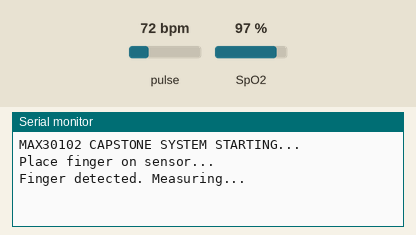
Bench run of a sketch on a simulated Arduino Uno, built with avr-gcc and run on an emulated ATmega328P. Parts: the last lines printed to the serial monitor. The test bench sets the inputs (shaded band); at power-on: pulse 72 bpm, SpO2 97 %.

Above: at 1.2 s.
1.3 s: pulse set to 46 bpm
At 4.4 s:
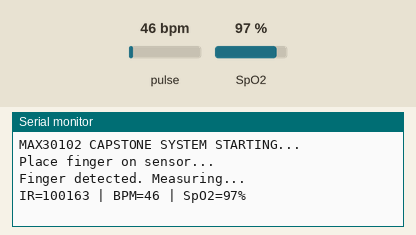
6.5 s: pulse set to 43 bpm
At 7.8 s:
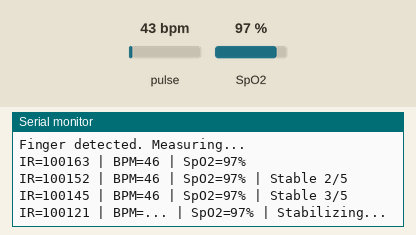
9.5 s: SpO2 set to 86 %
At 10.8 s:
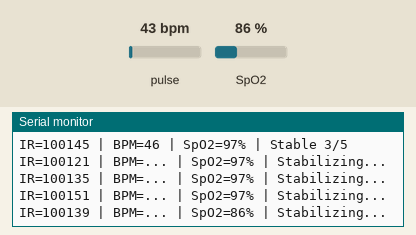
11.0 s: SpO2 set to 83 %
At 11.8 s:
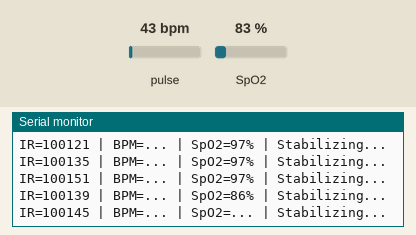
Timing chart, 0 to 14.0 s (numbered marks = the images above; inputs shaded):
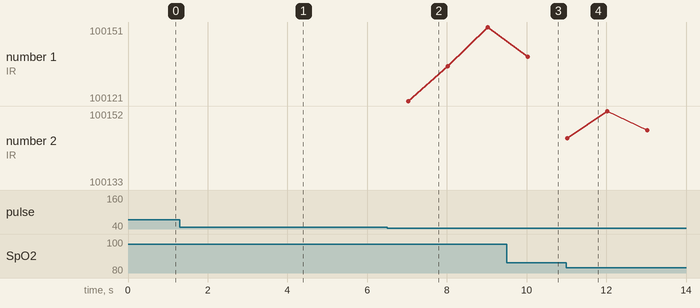

Measured:
- the behaviour switches between 45 and 44 bpm on pulse (found by bisection; images 1 and 2)
- the behaviour switches between 85 and 84 % on SpO2 (found by bisection; images 3 and 4)
- after the input at 1.3 s, the serial monitor: prints a new line after 2.7 s (image 1)
- after the input at 6.5 s, the serial monitor: prints a new line after 0.53 s (image 2)
- after the input at 9.5 s, the serial monitor: prints a new line after 0.53 s (image 3)
- after the input at 11.0 s, the serial monitor: prints a new line at once (image 4)

The sketch:

Health-kiosk.ino
```cpp
#include <Wire.h>

#include "MAX30105.h"

#include "spo2_algorithm.h"


MAX30105 particleSensor;


// ================= CONFIG =================

const int SAMPLE_COUNT = 100;

const int NEW_SAMPLES = 25;


const long FINGER_THRESHOLD = 2000;  // IMPORTANT FIX (your sensor is low IR)


// Stability rules

const int REQUIRED_STABLE_READINGS = 5;

const unsigned long MAX_MEASUREMENT_TIME = 30000;


// Acceptable ranges (for filtering bad readings)

const int MIN_BPM = 45;

const int MAX_BPM = 180;

const int MIN_SPO2 = 85;

const int MAX_SPO2 = 100;


// Stability tolerance

const int BPM_STABLE_DIFF = 5;

const int SPO2_STABLE_DIFF = 2;


// ================= BUFFERS =================

uint32_t irBuffer[SAMPLE_COUNT];

uint32_t redBuffer[SAMPLE_COUNT];


int32_t spo2;

int8_t validSPO2;

int32_t heartRate;

int8_t validHeartRate;


int stableBPM[REQUIRED_STABLE_READINGS];

int stableSPO2[REQUIRED_STABLE_READINGS];

int stableCount = 0;


int lastGoodBPM = 0;

int lastGoodSPO2 = 0;


// ================= SETUP =================

void setup() {

  Serial.begin(115200);

  Wire.begin();


  Serial.println("MAX30102 CAPSTONE SYSTEM STARTING...");


  if (!particleSensor.begin(Wire, I2C_SPEED_STANDARD)) {

    Serial.println("MAX30102 NOT FOUND!");

    while (1);

  }


  // STRONG LED SETTINGS (IMPORTANT FOR YOUR MODULE)

  byte ledBrightness = 0xFF;

  byte sampleAverage = 4;

  byte ledMode = 2;

  byte sampleRate = 100;

  int pulseWidth = 411;

  int adcRange = 16384;


  particleSensor.setup(

    ledBrightness,

    sampleAverage,

    ledMode,

    sampleRate,

    pulseWidth,

    adcRange

  );


  particleSensor.setPulseAmplitudeRed(0xFF);

  particleSensor.setPulseAmplitudeIR(0xFF);

  particleSensor.setPulseAmplitudeGreen(0);


  Serial.println("Place finger on sensor...");

}


// ================= LOOP =================

void loop() {


  long ir = particleSensor.getIR();


  // ===== Finger detection =====

  if (ir < FINGER_THRESHOLD) {

    Serial.print("IR=");

    Serial.print(ir);

    Serial.println(" | No finger");


    delay(300);

    return;

  }


  Serial.println("\nFinger detected. Measuring...");


  resetStableData();


  // ===== INITIAL SAMPLE =====

  for (int i = 0; i < SAMPLE_COUNT; i++) {

    readSample(i);

  }


  unsigned long startTime = millis();


  while (true) {


    long avgIR = getAverageIR();


    if (avgIR < FINGER_THRESHOLD) {

      Serial.println("Finger removed. Restart.");

      return;

    }


    maxim_heart_rate_and_oxygen_saturation(

      irBuffer,

      SAMPLE_COUNT,

      redBuffer,

      &spo2,

      &validSPO2,

      &heartRate,

      &validHeartRate

    );


    bool bpmOK = validHeartRate &&

                  heartRate >= MIN_BPM &&

                  heartRate <= MAX_BPM;


    bool spo2OK = validSPO2 &&

                  spo2 >= MIN_SPO2 &&

                  spo2 <= MAX_SPO2;


    Serial.print("IR=");

    Serial.print(avgIR);


    if (bpmOK) {

      Serial.print(" | BPM=");

      Serial.print(heartRate);

    } else {

      Serial.print(" | BPM=...");

    }


    if (spo2OK) {

      Serial.print(" | SpO2=");

      Serial.print(spo2);

      Serial.print("%");

    } else {

      Serial.print(" | SpO2=...");

    }


    // ===== STABILITY CHECK =====

    if (bpmOK && spo2OK) {

      handleStable(heartRate, spo2);

    } else {

      Serial.print(" | Stabilizing...");

    }


    Serial.println();


    // ===== FINAL RESULT =====

    if (stableCount >= REQUIRED_STABLE_READINGS) {

      printFinal();

      waitForRemove();

      return;

    }


    // ===== TIMEOUT =====

    if (millis() - startTime > MAX_MEASUREMENT_TIME) {

      Serial.println("\nTIMEOUT READING");


      if (lastGoodBPM > 0 && lastGoodSPO2 > 0) {

        Serial.print("BPM: ");

        Serial.println(lastGoodBPM);


        Serial.print("SpO2: ");

        Serial.println(lastGoodSPO2);

      } else {

        Serial.println("No stable reading.");

      }


      waitForRemove();

      return;

    }


    // ===== SLIDING WINDOW =====

    for (int i = NEW_SAMPLES; i < SAMPLE_COUNT; i++) {

      redBuffer[i - NEW_SAMPLES] = redBuffer[i];

      irBuffer[i - NEW_SAMPLES] = irBuffer[i];

    }


    for (int i = SAMPLE_COUNT - NEW_SAMPLES; i < SAMPLE_COUNT; i++) {

      readSample(i);

    }

  }

}


// ================= FUNCTIONS =================


void readSample(int index) {

  while (!particleSensor.available()) {

    particleSensor.check();

  }


  redBuffer[index] = particleSensor.getRed();

  irBuffer[index] = particleSensor.getIR();


  particleSensor.nextSample();

}


long getAverageIR() {

  long sum = 0;

  for (int i = 0; i < SAMPLE_COUNT; i++) {

    sum += irBuffer[i];

  }

  return sum / SAMPLE_COUNT;

}


void handleStable(int bpm, int oxygen) {


  lastGoodBPM = bpm;

  lastGoodSPO2 = oxygen;


  if (stableCount == 0) {

    stableBPM[0] = bpm;

    stableSPO2[0] = oxygen;

    stableCount = 1;

    return;

  }


  int last = stableCount - 1;


  int bpmDiff = abs(bpm - stableBPM[last]);

  int spo2Diff = abs(oxygen - stableSPO2[last]);


  if (bpmDiff <= BPM_STABLE_DIFF &&

      spo2Diff <= SPO2_STABLE_DIFF) {


    stableBPM[stableCount] = bpm;

    stableSPO2[stableCount] = oxygen;

    stableCount++;


    Serial.print(" | Stable ");

    Serial.print(stableCount);

    Serial.print("/");

    Serial.print(REQUIRED_STABLE_READINGS);


  } else {

    stableBPM[0] = bpm;

    stableSPO2[0] = oxygen;

    stableCount = 1;


    Serial.print(" | Reset stability");

  }

}


void printFinal() {


  int bpmSum = 0;

  int spo2Sum = 0;


  for (int i = 0; i < REQUIRED_STABLE_READINGS; i++) {

    bpmSum += stableBPM[i];

    spo2Sum += stableSPO2[i];

  }


  float finalBPM = bpmSum / (float)REQUIRED_STABLE_READINGS;

  float finalSPO2 = spo2Sum / (float)REQUIRED_STABLE_READINGS;


  Serial.println("\n========== FINAL RESULT ==========");

  Serial.print("Heart Rate: ");

  Serial.print(finalBPM);

  Serial.println(" BPM");


  Serial.print("SpO2: ");

  Serial.print(finalSPO2);

  Serial.println("%");


  Serial.println("==================================");

}


void resetStableData() {

  stableCount = 0;

  lastGoodBPM = 0;

  lastGoodSPO2 = 0;

}


void waitForRemove() {

  Serial.println("Remove finger...");


  while (particleSensor.getIR() > FINGER_THRESHOLD) {

    delay(500);

  }


  Serial.println("Ready again.\n");

}
```
